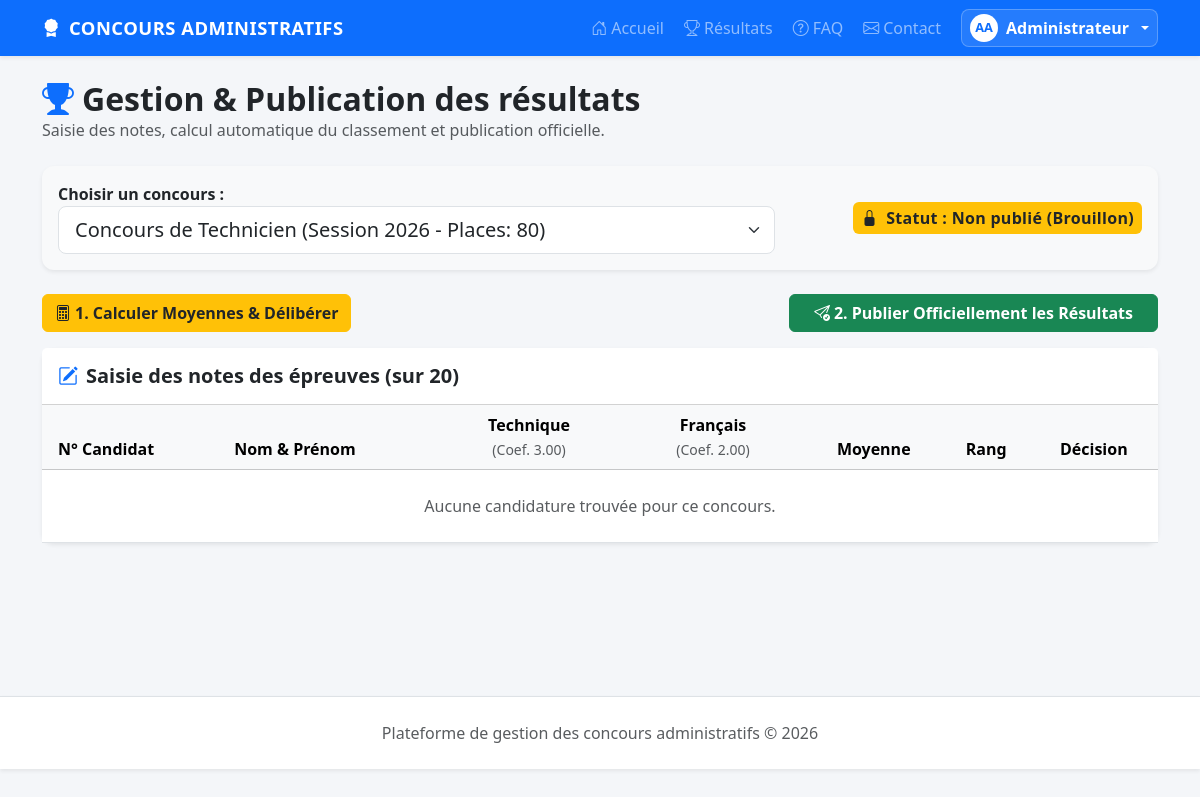
/admin/resultats.php (signed in), run on the app's committed database.
### tables this page shows
CREATE TABLE epreuves (
    id INT AUTO_INCREMENT PRIMARY KEY,
    concours_id INT NOT NULL,
    nom VARCHAR(150) NOT NULL,
    coefficient DECIMAL(5,2) DEFAULT 1.00,
    KEY idx_concours_id (concours_id),
    CONSTRAINT fk_epreuves_concours FOREIGN KEY (concours_id) REFERENCES concours(id) ON DELETE CASCADE
);

### admin/resultats.php (the view, shortened to what this page needs)
<?php
require '../config/database.php';
$concoursList = $pdo->query("SELECT * FROM concours ORDER BY date_debut DESC")->fetchAll();
$selectedConcoursId = (int)($_GET['concours_id'] ?? ($concoursList[0]['id'] ?? 0));
$currentConcours = null;
if ($selectedConcoursId > 0) {
    $stC = $pdo->prepare("SELECT * FROM concours WHERE id = ?");
    $stC->execute([$selectedConcoursId]);
    $currentConcours = $stC->fetch();
}
$epreuves = [];
$candidats = [];
$isPublished = false;
if ($selectedConcoursId > 0) {
    $stE = $pdo->prepare("SELECT * FROM epreuves WHERE concours_id = ? ORDER BY id");
    $stE->execute([$selectedConcoursId]);
    $epreuves = $stE->fetchAll();
    $stCandList = $pdo->prepare("SELECT c.*, u.nom, u.prenom, r.moyenne, r.rang, r.decision, r.publie
                                 FROM candidatures c
                                 JOIN users u ON u.id = c.user_id
                                 LEFT JOIN resultats r ON r.candidature_id = c.id
                                 WHERE c.concours_id = ?
                                 ORDER BY r.rang ASC, c.created_at DESC");
    $stCandList->execute([$selectedConcoursId]);
    $candidats = $stCandList->fetchAll();
}
require '../includes/header.php';
?>
<div class="d-flex justify-content-between align-items-center mb-4 flex-wrap gap-2">
    <div>
        <h1 class="h2 fw-bold text-dark m-0"><i class="bi bi-trophy-fill me-2 text-primary"></i>Gestion & Publication des résultats</h1>
        <p class="text-muted m-0">Saisie des notes, calcul automatique du classement et publication officielle.</p>
    </div>
</div>
<div class="card p-3 shadow-sm border-0 mb-4 bg-light">
    <form method="get" action="resultats.php" class="row g-3 align-items-center">
        <div class="col-md-8">
            <label class="form-label fw-bold m-0 me-2">Choisir un concours :</label>
            <select name="concours_id" class="form-select form-select-lg" onchange="this.form.submit()">
                <?php foreach ($concoursList as $co): ?>
                    <option value="<?= $co['id'] ?>" <?= $selectedConcoursId === (int)$co['id'] ? 'selected' : '' ?>>
                        <?= htmlspecialchars($co['titre']) ?> (Session <?= htmlspecialchars($co['session']) ?> - Places: <?= (int)$co['places'] ?>)
                    </option>
                <?php endforeach; ?>
            </select>
        </div>
        <div class="col-md-4 text-md-end">
            <span class="badge <?= $isPublished ? 'bg-success' : 'bg-warning text-dark' ?> p-2 fs-6">
                <i class="bi <?= $isPublished ? 'bi-globe' : 'bi-lock-fill' ?> me-1"></i>
                Statut : <?= $isPublished ? 'Publié au grand public' : 'Non publié (Brouillon)' ?>
            </span>
        </div>
    </form>
</div>
<?php if ($currentConcours): ?>
    <div class="d-flex justify-content-between align-items-center mb-3 flex-wrap gap-2">
        <div class="d-flex gap-2">
            <form method="post" action="resultats.php?concours_id=<?= $selectedConcoursId ?>">
                <button class="btn btn-warning fw-bold text-dark" type="submit" onclick="return confirm('Calculer les moyennes et générer le classement pour ce concours ?')">
                    <i class="bi bi-calculator me-1"></i>1. Calculer Moyennes & Délibérer
                </button>
            </form>
        </div>
        <form method="post" action="resultats.php?concours_id=<?= $selectedConcoursId ?>">
            <?php if ($isPublished): ?>
                <input type="hidden" name="pub_state" value="0">
                <button class="btn btn-outline-danger fw-bold" type="submit">
                    <i class="bi bi-eye-slash me-1"></i>Masquer les résultats
                </button>
            <?php else: ?>
                <button class="btn btn-success fw-bold px-4" type="submit" onclick="return confirm('Voulez-vous publier officiellement les résultats de ce concours ?')">
                    <i class="bi bi-send-check me-1"></i>2. Publier Officiellement les Résultats
                </button>
            <?php endif; ?>
        </form>
    </div>
    <div class="card shadow-sm border-0 mb-5">
        <div class="card-header bg-white py-3">
            <h5 class="fw-bold text-dark m-0"><i class="bi bi-pencil-square me-2 text-primary"></i>Saisie des notes des épreuves (sur 20)</h5>
        </div>
        <div class="card-body p-0">
            <form method="post" action="resultats.php?concours_id=<?= $selectedConcoursId ?>">
                <div class="table-responsive">
                    <table class="table table-hover align-middle mb-0">
                        <thead class="table-light">
                            <tr>
                                <th class="ps-3">N° Candidat</th>
                                <th>Nom & Prénom</th>
                                <?php foreach ($epreuves as $ep): ?>
                                    <th class="text-center" style="min-width: 120px;">
                                        <?= htmlspecialchars($ep['nom']) ?><br>
                                        <small class="text-muted fw-normal">(Coef. <?= $ep['coefficient'] ?>)</small>
                                    </th>
                                <?php endforeach; ?>
                                <th class="text-center">Moyenne</th>
                                <th class="text-center">Rang</th>
                                <th class="text-center">Décision</th>
                            </tr>
                        </thead>
                        <tbody>
                            <?php if (empty($candidats)): ?>
                                <tr>
                                    <td colspan="<?= count($epreuves) + 5 ?>" class="text-center text-muted py-4">
                                        Aucune candidature trouvée pour ce concours.
                                    </td>
                                </tr>
                            <?php endif; ?>
                        </tbody>
                    </table>
                </div>
            </form>
        </div>
    </div>
<?php endif; ?>
<?php require '../includes/footer.php'; ?>

### assets/css/style.css (style rules this page uses)
body { background-color: #f4f6f9; font-family: 'Segoe UI', system-ui, -apple-system, sans-serif; color: #212529; }
.card { border: 0; border-radius: 12px; box-shadow: 0 4px 12px rgba(0, 0, 0, 0.05); transition: transform 0.2s ease, box-shadow 0.2s ease; }
.table { vertical-align: middle; }
.badge { font-weight: 600; letter-spacing: 0.3px; }

### data on the page
epreuves: nom "Technique", coefficient "3.00"
epreuves: nom "Français", coefficient "2.00"

### other printed values
$userInitials "AA"
$user['prenom'] "Administrateur"
form field concours_id "Concours de Technicien (Session 2026 - Places: 80)"
